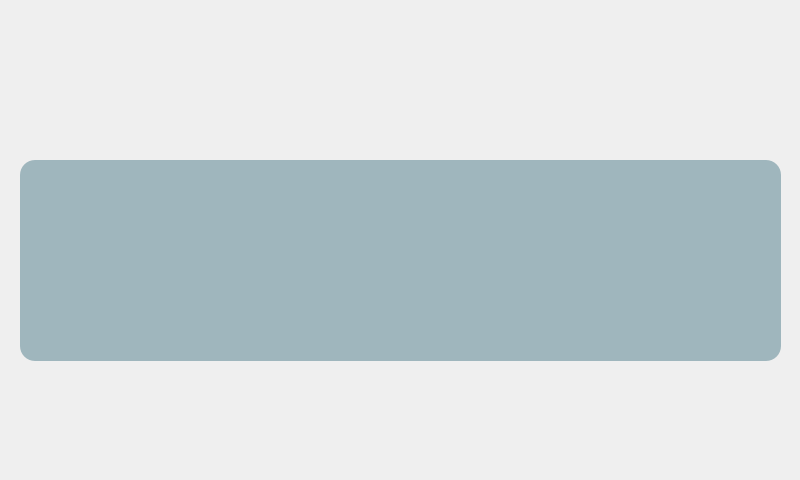
<?xml version="1.0" encoding="UTF-8"?>
<ui version="4.0">
 <class>Mobin</class>
 <widget class="QWidget" name="Mobin">
  <property name="geometry">
   <rect>
    <x>0</x>
    <y>0</y>
    <width>800</width>
    <height>480</height>
   </rect>
  </property>
  <property name="windowTitle">
   <string>Form</string>
  </property>
  <property name="autoFillBackground">
   <bool>false</bool>
  </property>
  <widget class="QLabel" name="lytMbn">
   <property name="geometry">
    <rect>
     <x>0</x>
     <y>0</y>
     <width>800</width>
     <height>480</height>
    </rect>
   </property>
   <property name="styleSheet">
    <string notr="true">#lytMbn
{
background-color: trasparent;
background: none;
border: none;
background-repeat: none;
border-image: url(:/mbnpage.png);
}</string>
   </property>
   <property name="text">
    <string/>
   </property>
  </widget>
  <widget class="QPushButton" name="mbnCmdBtn">
   <property name="geometry">
    <rect>
     <x>14</x>
     <y>12</y>
     <width>151</width>
     <height>94</height>
    </rect>
   </property>
   <property name="styleSheet">
    <string notr="true">#mbnCmdBtn
{
background-color: trasparent;
background: none;
border: none;
background-repeat: none;
border-image: url(:/mbnCommandIcon.png);
}</string>
   </property>
   <property name="text">
    <string/>
   </property>
  </widget>
  <widget class="QPushButton" name="mbnTmpBtn">
   <property name="geometry">
    <rect>
     <x>427</x>
     <y>375</y>
     <width>151</width>
     <height>94</height>
    </rect>
   </property>
   <property name="styleSheet">
    <string notr="true">#mbnTmpBtn
{
background-color: trasparent;
background: none;
border: none;
background-repeat: none;
border-image: url(:/mbnTempIcon.png);
}</string>
   </property>
   <property name="text">
    <string/>
   </property>
  </widget>
  <widget class="QPushButton" name="mbnSttsBtn">
   <property name="geometry">
    <rect>
     <x>220</x>
     <y>12</y>
     <width>153</width>
     <height>94</height>
    </rect>
   </property>
   <property name="styleSheet">
    <string notr="true">#mbnSttsBtn
{
background-color: trasparent;
background: none;
border: none;
background-repeat: none;
border-image: url(:/mbnStatusIcon.png);
}</string>
   </property>
   <property name="text">
    <string/>
   </property>
  </widget>
  <widget class="QPushButton" name="mbnMbsBtn">
   <property name="geometry">
    <rect>
     <x>427</x>
     <y>12</y>
     <width>151</width>
     <height>94</height>
    </rect>
   </property>
   <property name="styleSheet">
    <string notr="true">#mbnMbsBtn
{
background-color: trasparent;
background: none;
border: none;
background-repeat: none;
border-image: url(:/mbnMobsatIcon.png);
}</string>
   </property>
   <property name="text">
    <string/>
   </property>
  </widget>
  <widget class="QPushButton" name="mbnPwrBtn">
   <property name="geometry">
    <rect>
     <x>634</x>
     <y>12</y>
     <width>151</width>
     <height>94</height>
    </rect>
   </property>
   <property name="styleSheet">
    <string notr="true">#mbnPwrBtn
{
background-color: trasparent;
background: none;
border: none;
background-repeat: none;
border-image: url(:/mbnPowerIcon.png);
}</string>
   </property>
   <property name="text">
    <string/>
   </property>
  </widget>
  <widget class="QPushButton" name="mbnBackBtn">
   <property name="geometry">
    <rect>
     <x>634</x>
     <y>375</y>
     <width>151</width>
     <height>94</height>
    </rect>
   </property>
   <property name="styleSheet">
    <string notr="true">#mbnBackBtn
{
background-color: trasparent;
background: none;
border: none;
background-repeat: none;
border-image: url(:/mbnBackIcon.png);
}</string>
   </property>
   <property name="text">
    <string/>
   </property>
  </widget>
  <widget class="QPushButton" name="mbnClrBtn">
   <property name="geometry">
    <rect>
     <x>220</x>
     <y>375</y>
     <width>151</width>
     <height>94</height>
    </rect>
   </property>
   <property name="styleSheet">
    <string notr="true">#mbnClrBtn
{
background-color: trasparent;
background: none;
border: none;
background-repeat: none;
border-image: url(:/mbnCoolerIcon.png);
}</string>
   </property>
   <property name="text">
    <string/>
   </property>
  </widget>
  <widget class="QPushButton" name="mbnLvlBtn">
   <property name="geometry">
    <rect>
     <x>14</x>
     <y>375</y>
     <width>151</width>
     <height>94</height>
    </rect>
   </property>
   <property name="styleSheet">
    <string notr="true">#mbnLvlBtn
{
background-color: trasparent;
background: none;
border: none;
background-repeat: none;
border-image: url(:/mbnLevelingIcon.png);
}
</string>
   </property>
   <property name="text">
    <string/>
   </property>
  </widget>
  <widget class="QTextEdit" name="mbnTxtEdit">
   <property name="geometry">
    <rect>
     <x>20</x>
     <y>160</y>
     <width>761</width>
     <height>201</height>
    </rect>
   </property>
   <property name="font">
    <font>
     <family>Cambria</family>
     <pointsize>8</pointsize>
     <weight>75</weight>
     <bold>true</bold>
    </font>
   </property>
   <property name="autoFillBackground">
    <bool>false</bool>
   </property>
   <property name="styleSheet">
    <string notr="true">#mbnTxtEdit
{
	background-color :rgb(159, 182, 189);
	border-radius: 15px ;
}
</string>
   </property>
   <property name="frameShape">
    <enum>QFrame::StyledPanel</enum>
   </property>
   <property name="frameShadow">
    <enum>QFrame::Sunken</enum>
   </property>
   <property name="verticalScrollBarPolicy">
    <enum>Qt::ScrollBarAlwaysOff</enum>
   </property>
   <property name="horizontalScrollBarPolicy">
    <enum>Qt::ScrollBarAlwaysOff</enum>
   </property>
   <property name="readOnly">
    <bool>true</bool>
   </property>
   <property name="html">
    <string>&lt;!DOCTYPE HTML PUBLIC &quot;-//W3C//DTD HTML 4.0//EN&quot; &quot;http://www.w3.org/TR/REC-html40/strict.dtd&quot;&gt;
&lt;html&gt;&lt;head&gt;&lt;meta name=&quot;qrichtext&quot; content=&quot;1&quot; /&gt;&lt;style type=&quot;text/css&quot;&gt;
p, li { white-space: pre-wrap; }
&lt;/style&gt;&lt;/head&gt;&lt;body style=&quot; font-family:'Cambria'; font-size:8pt; font-weight:600; font-style:normal;&quot;&gt;
&lt;p style=&quot; margin-top:12px; margin-bottom:12px; margin-left:0px; margin-right:0px; -qt-block-indent:0; text-indent:0px;&quot;&gt;&lt;span style=&quot; font-family:'MS Shell Dlg 2'; font-size:7.8pt; font-weight:400;&quot;&gt;&lt;br /&gt;&lt;/span&gt;&lt;/p&gt;&lt;/body&gt;&lt;/html&gt;</string>
   </property>
  </widget>
 </widget>
 <resources/>
 <connections/>
</ui>
